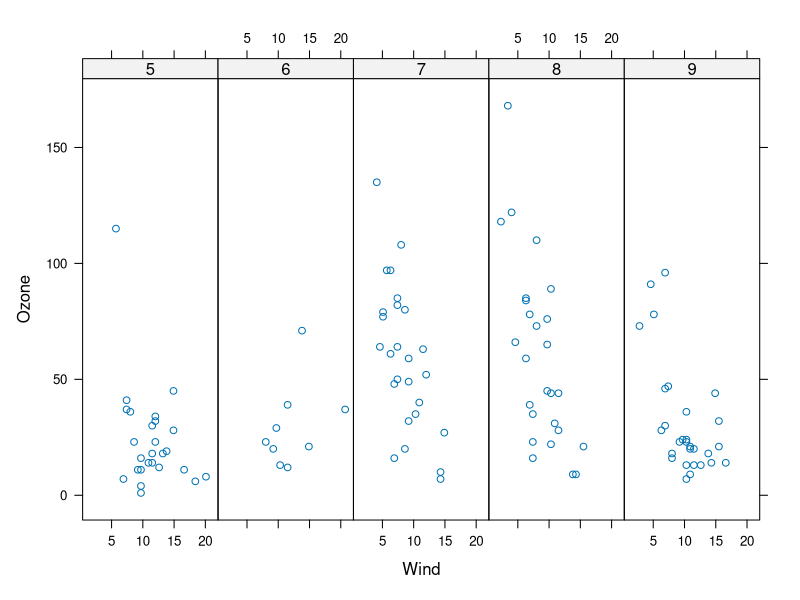
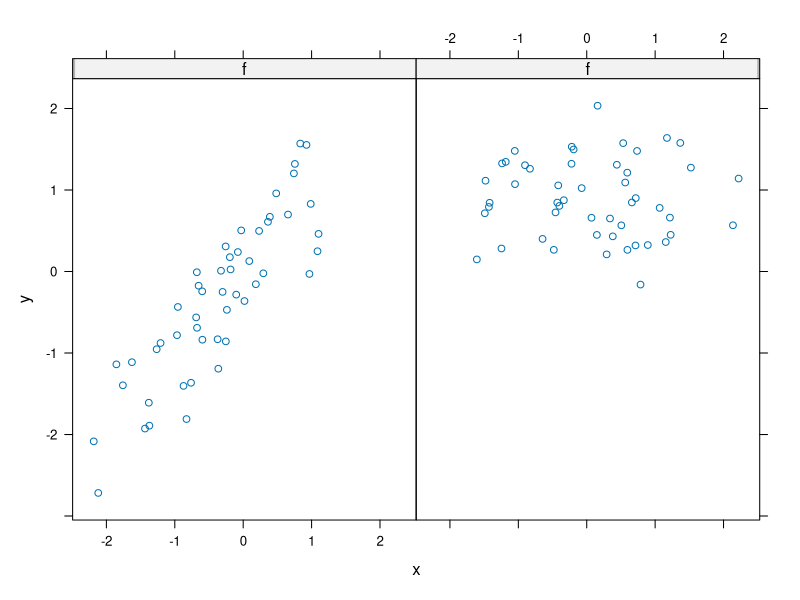
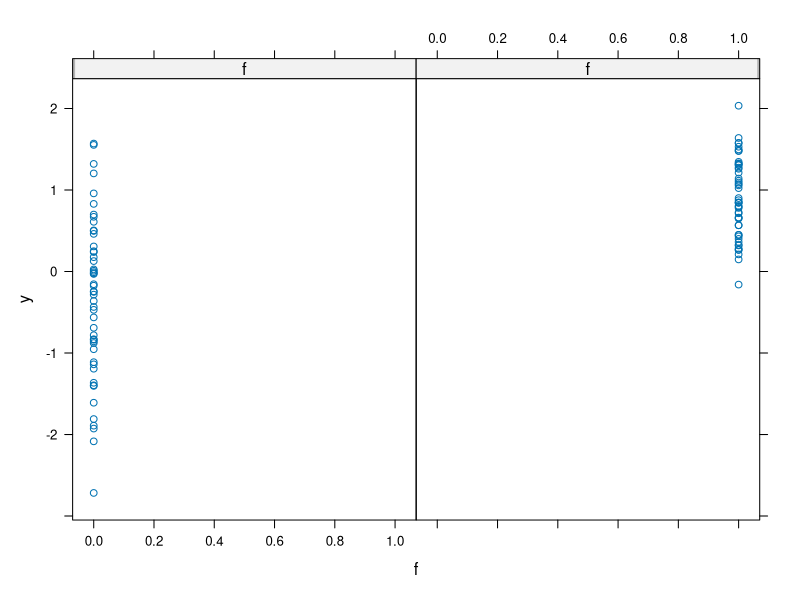

These charts were generated, in order, by the following R code:
"Lattice Plotting System"
#For high dimensional data and lots of plots at once
#no annotation in lattice, have to do everythingat once
#need to load library, things take the a formula

library(lattice)
library(datasets)
airquality <- transform(airquality, Month = factor(Month))
p <- xyplot(Ozone ~ Wind | Month, data = airquality, layout = c(5,1))
print(p)
#Lattice things don't plot to a device. you need to print it to a device

#Lattice comes with a lot of default panel functions.
set.seed(10)
x <- rnorm(100)
f <- rep(0:1, each = 50)
y <- x + f - f*x + rnorm(100, sd = 0.5)
zplot <- xyplot(y~x | f, layout = c(2,1))
fplot <- xyplot(y~f | f, layout = c(2,1))
print(zplot)
print(fplot)